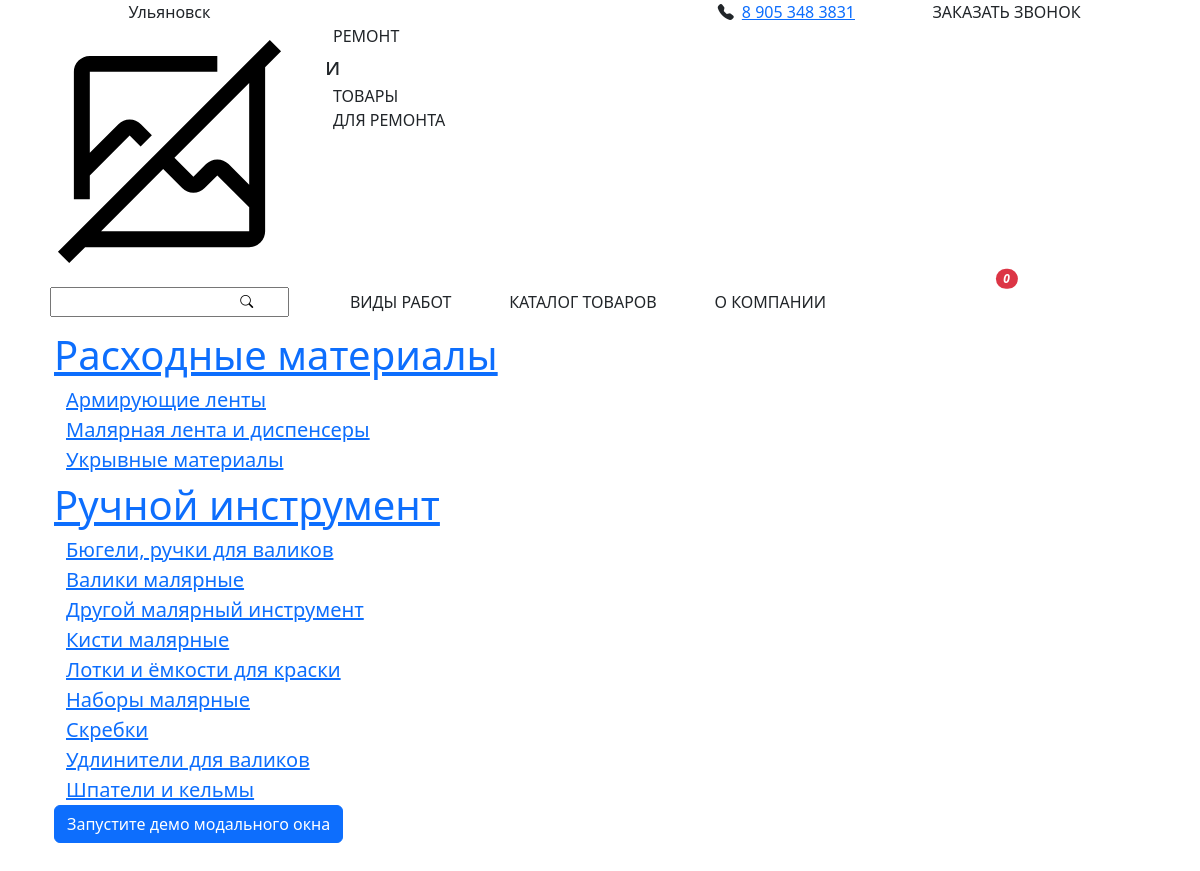
/goods/, run on an earlier commit of the app's database.
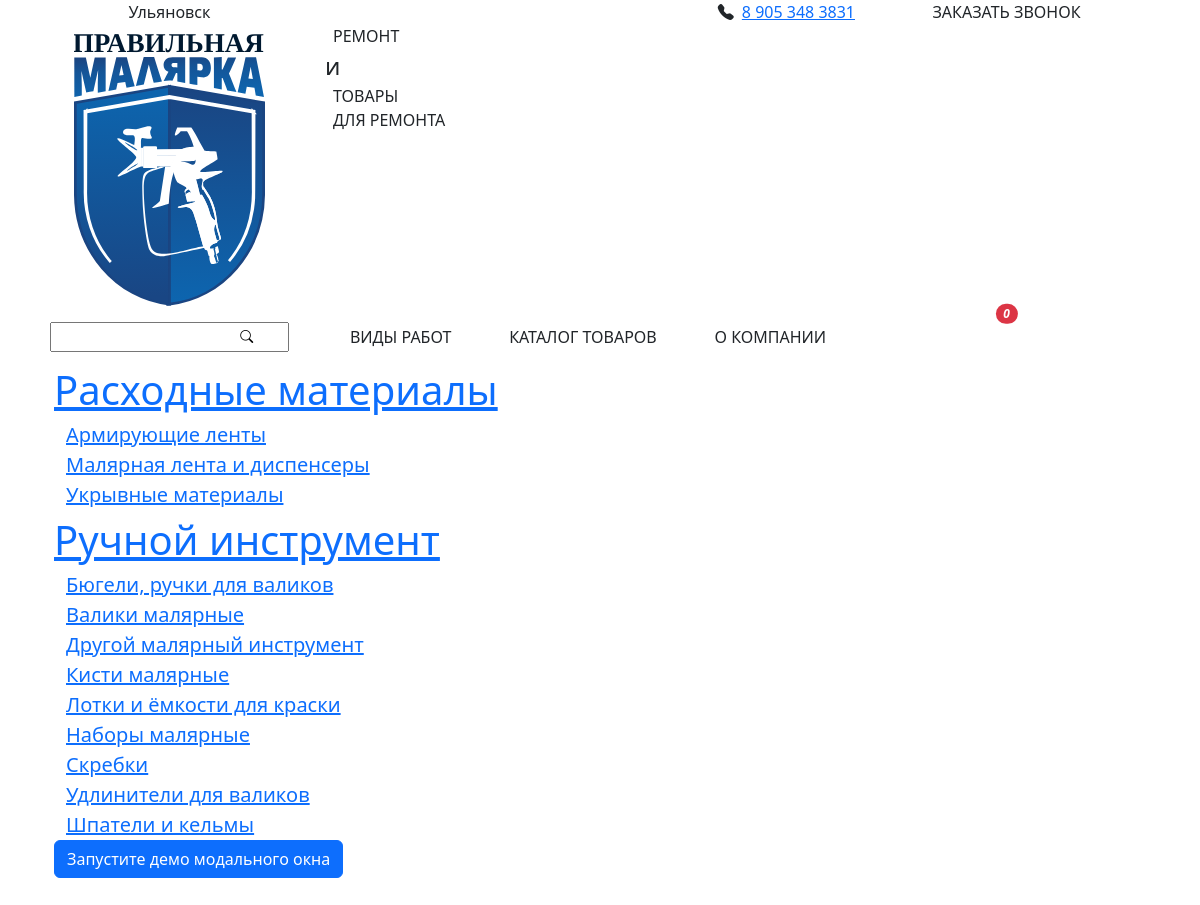
And on a later commit of the database.
### main/models.py (models this page shows, shortened)
class Category(models.Model):
    name = models.CharField(max_length=200, verbose_name='Категория')
    description = models.TextField(null=True, blank=True, verbose_name="Описание Категории")
    photo = models.ImageField(upload_to="images/category", verbose_name="Фото", null=True, blank=True)
    class Meta:
        ordering = ('name',)
        verbose_name = 'Категория товаров'
        verbose_name_plural = 'Категории товаров'

class SubCategory(models.Model):
    category = models.ForeignKey(Category, on_delete=models.PROTECT, related_name='subcategories',
                                 verbose_name='Категория')
    name = models.CharField(max_length=256, verbose_name="Подкатегория")
    description = models.TextField(null=True, blank=True, verbose_name='Описание Подкатегории')
    photo = models.ImageField(upload_to="images/subcategory", verbose_name="Фото", null=True, blank=True)
    class Meta:
        ordering= ('name',)
        verbose_name = 'Подкатегория товаров'
        verbose_name_plural = 'Подкатегории товаров'

### cms/models.py (models this page shows, shortened)
class Logo(models.Model):
    image = models.FileField(upload_to="images/logo", null=True, blank=True, verbose_name="Логотип")
    inuse = models.BooleanField(null=True, blank=True, verbose_name='Использовать на сайте')
    @property
    def image_url(self):
        if self.image and hasattr(self.image, 'url'):
            return self.image.url
    class Meta:
        verbose_name = 'Логотип'
        verbose_name_plural = 'Логотипы'

### main/views.py (the view)
# urls.py: path('goods/', views.goods, name='goods'),
def goods(request):
    catalog = {}
    categories = Category.objects.all()
    form = OrderForm
    up = UploadFileForm
    searchform = SearchForm
    for category in categories:
        subCategory = SubCategory.objects.filter(category=category)
        subcat = []
        for sub in subCategory:
            subcat.append(sub.name)
        catalog.update({category.name: subcat})
    try:
        logo = Logo.objects.get(inuse=True)
    except:
        logo = ''
    dict = {
        'logo': logo,
        'searchform': searchform,
        'catalog': catalog,
        'form': form,
        'up': up,
    }
    return render(request, 'main/goods.html', dict)

### templates/main/goods.html (shortened to what this page needs)
{% extends 'base.html' %}
{% block products %}
    <div class="container">
        {% for key, value in catalog.items %}
            <a href="{% url 'category' category=key %}" class="fs-1">
                {{ key }}
            </a>
            <div class="container msc-3">
                {% for subcat in value %}
                    <a href="{% url 'subcategory' category=key subcategory=subcat%}" class="fs-5">{{ subcat }}</a> <br>
                {% endfor %}
            </div>
        {% endfor %}
        <button type="button" class="btn btn-primary" data-bs-toggle="modal" data-bs-target="#exampleModal">
            Запустите демо модального окна
        </button>
    </div>
{% endblock %}

### templates/base.html (shortened to what this page needs)
{% load static %}
{% load sass_tags %}
<!DOCTYPE html>
<html lang="en">
<head>
    <link href="{% static 'bootstrap/css/bootstrap.min.css' %}" type="text/css" rel="stylesheet">
    <link href="{% static 'lightslider/css/lightslider.css' %}" type="text/css" rel="stylesheet">
    <link rel="stylesheet" href="https://cdn.jsdelivr.net/npm/bootstrap-icons@1.10.3/font/bootstrap-icons.css">
    <link rel="stylesheet" type="text/css" href="{% sass_src 'css/index.scss' %}">
</head>
<body>
{% include "main/components/header.html" %}
<div class="container w-100">
    {% block products %}
    {% endblock %}
</div>
</body>
</html>

### templates/main/components/header.html (shortened to what this page needs)
{% load static %}
<nav class="container w-100 flex-column ">
    <div class="row container p-0 d-flex justify-content-center first-row w-100">
        <div class="col-3 text-center uln">
            <span class="align-self-center">Ульяновск</span>
        </div>
        <div class="col-6 d-flex justify-content-end phone">
            <i class="bi bi-telephone-fill me-2"></i>
            <a href="tel:89053483831"> 8 905 348 3831</a>
        </div>
        <div class="col-3 text-center call-back">
            <span type="button" data-bs-toggle="modal" data-bs-target="#headercallback">ЗАКАЗАТЬ ЗВОНОК</span>
        </div>
    </div>
    <div class="row container p-0 second-row w-100">
        <div class="col-3">
            <div class="logo-wrapper text-center">
                <a href="{% url 'index' %}">
                    {% if logo.image %}
                        <img src="{{ logo.image_url }} "
                             class="w-75 my-2 object-fit-cover" alt="Логотип"
                        >
                    {% else %}
                        <img src="{% static "images/no_image.svg" %}"
                             class="card-img-top img-responsive" alt="Логотип">
                    {% endif %}
                </a>
            </div>
        </div>
        <div class="col-9 px-0">
            <div class="menu-img d-flex flex-column justify-content-center">
                <span class="repair ms-4">РЕМОНТ</span>
                <div class="d-flex">
                    <span class="and fs-4 mx-3">и</span>
                </div>
                <span class="goods ms-4">ТОВАРЫ</span>
                <span class="for-repair ms-4">ДЛЯ РЕМОНТА</span>
            </div>
        </div>
    </div>
    <div class="row container p-0 third-row w-100">
        <div class="col-3 px-0">
            <form action="{% url 'search' %}"
                  class="text-center mx-auto py-2 search-wrapper text-center position-relative" method='POST'>
                {{ searchform.as_div }}
                <button type='submit' class='bi bi-search position-absolute'
                        style="top: 30%; right: 20%; font-size: 13px;      background: none;
                        border: none;
                        padding: 0;">
                </button>
            </form>
        </div>
        <div class="col-6 d-flex justify-content-around">
            <a class="navbar-brand align-self-center" href="{% url 'services' %}">ВИДЫ РАБОТ</a>
            <a class="navbar-brand align-self-center to_goods" href="{% url 'index' %}#goods">КАТАЛОГ ТОВАРОВ</a>
            <a class="navbar-brand align-self-center" href="{% url 'index' %}">О КОМПАНИИ</a>
        </div>
        <div class="col-3 position-relative text-center cart-wrapper">
            <a class="position-relative" href="{% url 'cart' %}">
                <i class="position-absolute cart">
                <span class="position-absolute top-0 start-100 translate-middle badge rounded-pill bg-danger cart-amount">
                </span>
                </i>
            </a>
        </div>
    </div>
</nav>

What changed in the data, as far as the page shows it:
added Logo: image_url (picture)
